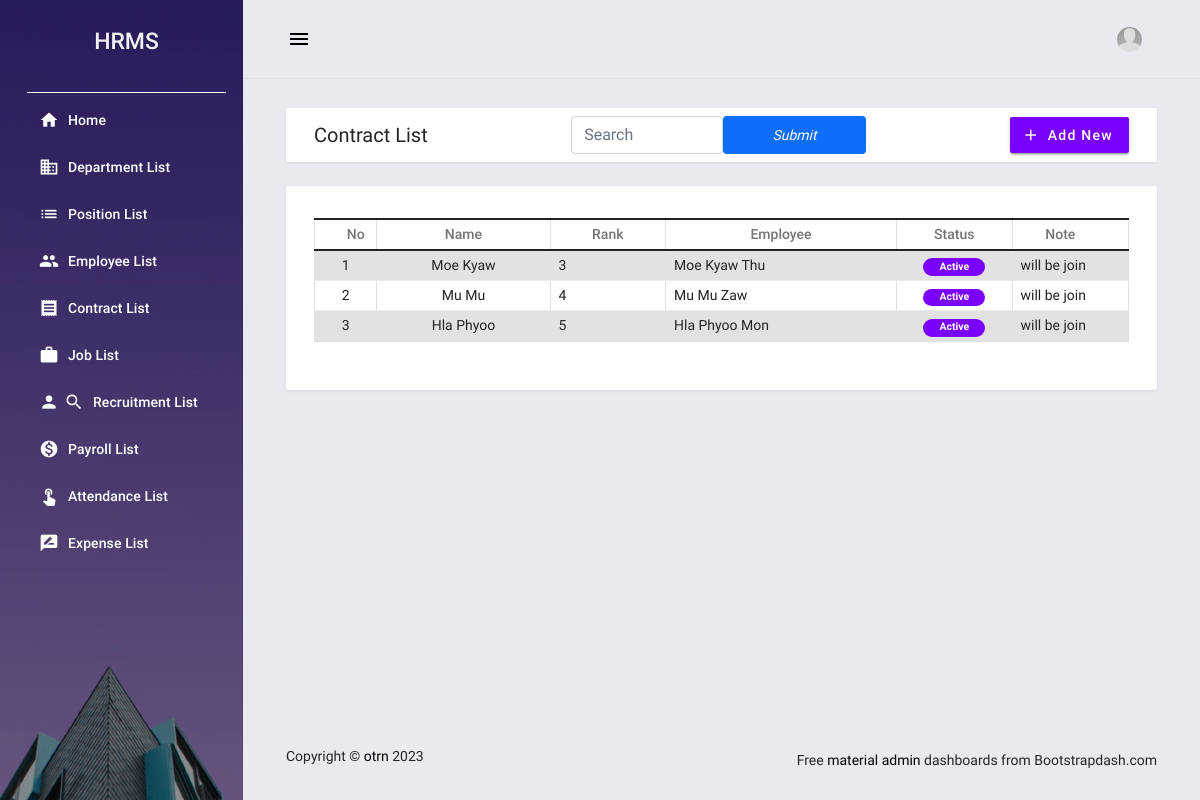
The page /view_contract/search_by/ on the database its author committed.
### employee_information/models.py (models this page shows, shortened)
class Contract(models.Model):
    name = models.TextField()
    rank = models.TextField()
    start_date = models.DateField(default=timezone.now)
    end_date = models.DateField(default=timezone.now)
    note = models.TextField()
    status = models.IntegerField()
    remark = models.TextField()
    create_date = models.DateTimeField(default=timezone.now)
    attachment = models.ImageField(default=None, blank=True)
    employee_id = models.ForeignKey(Employees, on_delete=models.CASCADE)

class Employees(models.Model):
    code = models.CharField(max_length=100,blank=True)
    firstname = models.TextField()
    middlename = models.TextField(blank=True,null= True)
    lastname = models.TextField()
    gender = models.TextField(blank=True,null= True)
    dob = models.DateField(blank=True,null= True)
    contact = models.TextField()
    address = models.TextField()
    email = models.TextField()
    department_id = models.ForeignKey(Department, on_delete=models.CASCADE)
    position_id = models.ForeignKey(Position, on_delete=models.CASCADE)
    date_hired = models.DateField()
    salary = models.FloatField(default=0)
    remark = models.TextField()
    status = models.IntegerField()
    date_added = models.DateTimeField(default=timezone.now)
    date_updated = models.DateTimeField(auto_now=True)
    def __str__(self):
        return self.firstname + ' ' +self.middlename + ' '+self.lastname + ' '

### employee_information/views.py (the view)
# urls.py: path('view_contract/search_by/', views.contract_search_by),
def contract_search_by(request):
    search = request.GET.get('search')
    if search:
        contracts = Contract.objects.filter(
            Q(name__icontains=search) |
            Q(rank__icontains=search) |
            Q(status__icontains=search)
        )
    else:
        contracts = Contract.objects.all()
    return render(request, 'employee_information/contracts.html', {'contracts': contracts})

### employee_information/templates/employee_information/contracts.html (shortened to what this page needs)
{% extends "employee_information/base.html" %} {% block pageContent %}
<div class="mdc-layout-grid__cell stretch-card mdc-layout-grid__cell--span-12">
    <div class="mdc-card py-2">
        <div class="d-flex justify-content-between align-items-center">
            <h4 class="card-title mb-0">Contract List</h4>
            <div class="float-right">
        <form class="form-inline row" action="/view_contract/search_by/">
            <input class="form-control col" type="text" name="search" placeholder="Search">
            <button class="btn btn-primary col btn-sm" type="submit"> <i class="fas fa-search" aria-hidden="true">Submit</i></button>
        </form>
    </div>
            <div class="text-start">
                <button class="mdc-button mdc-button--raised mdc-ripple-upgraded btn-sm" id="create_new"><i class="material-icons mdc-button__icon">add</i><span> Add New</span></button>
            </div>
        </div>
    </div>
</div>
<div class="mdc-layout-grid__cell stretch-card mdc-layout-grid__cell--span-12">
    <div class="mdc-card">
        <div class="table-responsive">
            <table class="table table-striped table-bordered">
                <colgroup>
                    <col width="1%">
                    <col width="15%">
                    <col width="10%">
                    <col width="20%">
                    <col width="10%">
                    <col width="10%">
                </colgroup>
                <thead>
                    <tr>
                        <th class="text-center py-1">No</th>
                        <th class="text-center py-1">Name</th>
                        <th class="text-center py-1">Rank</th>
                        <th class="text-center py-1">Employee</th>
                        <th class="text-center py-1">Status</th>
                        <th class="text-center py-1">Note</th>
                    </tr>
                </thead>
                <tbody>
                    {% for contract in contracts %}
                    <tr class="view-data" data-id="{{ contract.pk }}">
                        <td class="px-2 py-1 text-center">{{ contract.id }}</td>
                        <td class="px-2 py-1 text-center">{{ contract.name }}</td>
                        <td class="px-2 py-1 text-start">{{ contract.rank }}</td>
                        <td class="px-2 py-1 text-start">{{ contract.employee_id }}</td>
                        <td class="px-2 py-1 text-center">
                            {% if contract.status == 1 %}
                            <span class="badge bg-primary rounded-pill px-3">Active</span> {% else %}
                            <span class="badge bg-secondary rounded-pill px-3">Inactive</span> {% endif %}
                        </td>
                        <td class="px-2 py-1 text-start">{{ contract.note }}</td>
                    </tr>
                    {% endfor %}
                </tbody>
            </table>
            </div>
        </div>
    </div>
</div>
{% endblock pageContent %}

### employee_information/templates/employee_information/base.html (shortened to what this page needs)
{% load static %}
<!DOCTYPE html>
<html lang="en">
<head>
    <link rel="stylesheet" href="{% static 'employee_information/assets/default/css/style.css' %}">
    <link rel="stylesheet" href="{% static 'employee_information/assets/bootstrap/css/bootstrap.min.css' %}">
    <link rel="stylesheet" href="{% static 'employee_information/assets/material-admin/vendors/mdi/css/materialdesignicons.min.css' %}">
    <link rel="stylesheet" href="{% static 'employee_information/assets/material-admin/vendors/css/vendor.bundle.base.css' %}">
    <link rel="stylesheet" href="{% static 'employee_information/assets/material-admin/vendors/flag-icon-css/css/flag-icon.min.css' %}">
    <link rel="stylesheet" href="{% static 'employee_information/assets/material-admin/vendors/jvectormap/jquery-jvectormap.css' %}">
    <link rel="stylesheet" href="{% static 'employee_information/assets/material-admin/css/demo/style.css' %}">
</head>
<body>
    <div class="body-wrapper">
        {% block navigation %} {% include "employee_information/navigation.html" %} {% endblock navigation %}
        <div class="main-wrapper mdc-drawer-app-content">
            {% block TopNavigation %} {% include "employee_information/TopNavigation.html" %} {% endblock TopNavigation %}
            <div class="page-wrapper mdc-toolbar-fixed-adjust">
                <main class="content-wrapper">
                    <div class="mdc-layout-grid">
                        <div class="mdc-layout-grid__inner">
                            {% block pageContent %} {% endblock pageContent %}
                        </div>
                    </div>
                <footer>
                    <div class="mdc-layout-grid">
                        <div class="mdc-layout-grid__inner">
                            <div class="mdc-layout-grid__cell stretch-card mdc-layout-grid__cell--span-6-desktop">
                                <span class="text-center text-sm-left d-block d-sm-inline-block tx-14">Copyright © <a href="https://www.sourcecodester.com/users/tips23" target="_blank">otrn</a> {% now 'Y' %}</span>
                            </div>
                            <div class="mdc-layout-grid__cell stretch-card mdc-layout-grid__cell--span-6-desktop d-flex justify-content-end">
                                <span class="float-none float-sm-right d-block mt-1 mt-sm-0 text-center tx-14">Free <a href="https://www.bootstrapdash.com/material-design-dashboard/" target="_blank"> material admin </a> dashboards from Bootstrapdash.com</span>
                            </div>
                        </div>
                    </div>
                </footer>
            </div>
        </div>
</body>
</html>

### employee_information/templates/employee_information/navigation.html
{% load static %}
<aside class="mdc-drawer mdc-drawer--dismissible mdc-drawer--open">
    <div class="mdc-drawer__header border-bottom border-light">
        <a href="{% url 'home-page' %}" class="brand-logo">
            <h3 class="text-center text-light">HRMS</h3>
        </a>
    </div>
    <div class="mdc-drawer__content">
        <div class="mdc-list-group">
            <nav class="mdc-list mdc-drawer-menu">
                <div class="mdc-list-item mdc-drawer-item">
                    <a class="mdc-drawer-link" href="{% url 'home-page' %}">
                        <i class="material-icons mdc-list-item__start-detail mdc-drawer-item-icon" aria-hidden="true">home</i> Home
                    </a>
                </div>
                <div class="mdc-list-item mdc-drawer-item">
                    <a class="mdc-drawer-link" href="{% url 'department-page' %}">
                        <i class="material-icons mdc-list-item__start-detail mdc-drawer-item-icon" aria-hidden="true">business</i> Department List
                    </a>
                </div>
                <div class="mdc-list-item mdc-drawer-item">
                    <a class="mdc-drawer-link" href="{% url 'position-page' %}">
                        <i class="material-icons mdc-list-item__start-detail mdc-drawer-item-icon" aria-hidden="true">list</i> Position List
                    </a>
                </div>
                <div class="mdc-list-item mdc-drawer-item">
                    <a class="mdc-drawer-link" href="{% url 'employee-page' %}">
                        <i class="material-icons mdc-list-item__start-detail mdc-drawer-item-icon" aria-hidden="true">group</i> Employee List
                    </a>
                </div>
                <div class="mdc-list-item mdc-drawer-item">
                    <a class="mdc-drawer-link" href="{% url 'contract-page' %}">
                        <i class="material-icons mdc-list-item__start-detail mdc-drawer-item-icon" aria-hidden="true">receipt</i> Contract List
                    </a>
                </div>
                <div class="mdc-list-item mdc-drawer-item">
                    <a class="mdc-drawer-link" href="{% url 'job-page' %}">
                        <i class="material-icons mdc-list-item__start-detail mdc-drawer-item-icon" aria-hidden="true">work</i> Job List
                    </a>
                </div>
                <div class="mdc-list-item mdc-drawer-item">
                    <a class="mdc-drawer-link" href="{% url 'recruitment-page' %}">
                        <i class="material-icons mdc-list-item__start-detail mdc-drawer-item-icon" aria-hidden="true">person search</i> Recruitment List
                    </a>
                </div>
                <div class="mdc-list-item mdc-drawer-item">
                    <a class="mdc-drawer-link" href="{% url 'payroll-page' %}">
                        <i class="material-icons mdc-list-item__start-detail mdc-drawer-item-icon" aria-hidden="true">monetization_on</i> Payroll List
                    </a>
                </div>
                <div class="mdc-list-item mdc-drawer-item">
                    <a class="mdc-drawer-link" href="{% url 'attendance-page' %}">
                        <i class="material-icons mdc-list-item__start-detail mdc-drawer-item-icon" aria-hidden="true">touch_app</i> Attendance List
                    </a>
                </div>
                <div class="mdc-list-item mdc-drawer-item">
                    <a class="mdc-drawer-link" href="{% url 'expense-page' %}">
                        <i class="material-icons mdc-list-item__start-detail mdc-drawer-item-icon" aria-hidden="true">rate_review</i> Expense List
                    </a>
                </div>
            </nav>
        </div>
    </div>
</aside>

### employee_information/templates/employee_information/topNavigation.html (shortened to what this page needs)
{% load static %}
<header class="mdc-top-app-bar border-bottom shadow">
    <div class="mdc-top-app-bar__row">
        <div class="mdc-top-app-bar__section mdc-top-app-bar__section--align-start">
            <button class="material-icons mdc-top-app-bar__navigation-icon mdc-icon-button sidebar-toggler">menu</button>
        </div>
        <div class="mdc-top-app-bar__section mdc-top-app-bar__section--align-end mdc-top-app-bar__section-right">
            <div class="menu-button-container menu-profile d-none d-md-block">
                <button class="mdc-button mdc-menu-button">
                    <span class="d-flex align-items-center">
                    <span class="figure">
                        <img src="{% static 'employee_information/assets/material-admin/images/faces/ava.jpg' %}" alt="user" class="user">
                    </span>
                    </span>
                </button>
            </div>
        </div>
    </div>
</header>

### static/employee_information/assets/default/css/style.css (style rules this page uses)
html, body { height: 100%; width: 100%; }
.body-wrapper .main-wrapper .page-wrapper .content-wrapper { min-height: calc(100vh - 84px - 62px) !important; }

### rows shown on the page
Contract: id "1", name "Moe Kyaw", rank "3", employee_id "Moe Kyaw Thu", status "Active", note "will be join"
Contract: id "2", name "Mu Mu", rank "4", employee_id "Mu Mu Zaw", status "Active", note "will be join"
Contract: id "3", name "Hla Phyoo", rank "5", employee_id "Hla Phyoo Mon", status "Active", note "will be join"
